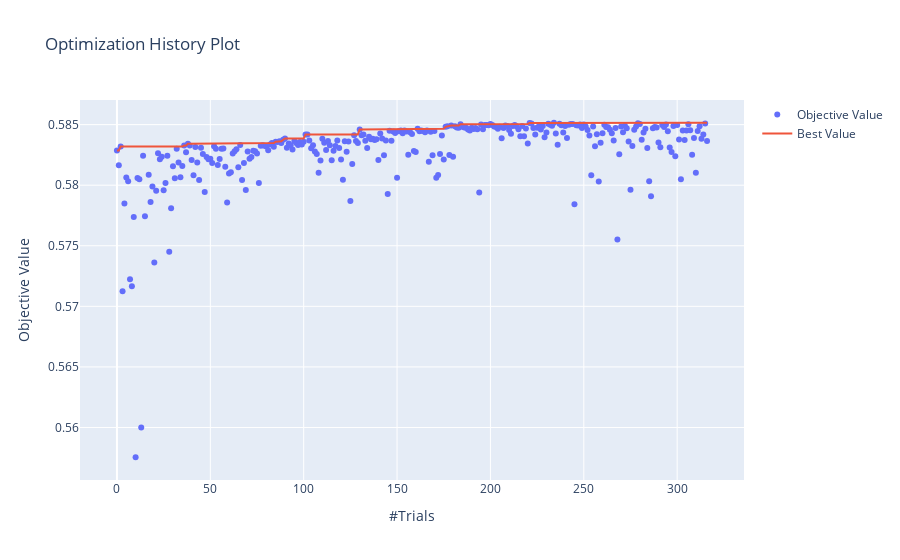

Notebook code cell kept with this figure:
### Code cell
plot_optimization_history(study_LGBM)

### Figure 1 — Plotly figure (JSON) as saved in the notebook; plotly's stock layout.template omitted (floating-point values rounded to 4 significant figures; data arrays with more than 128 entries replaced by an {"elided": "..."} marker saying what was removed)
{"data": [{"mode": "markers", "name": "Objective Value", "type": "scatter", "x": {"elided": "316 int values"}, "y": {"elided": "316 float values"}}, {"name": "Best Value", "type": "scatter", "x": {"elided": "316 int values"}, "y": {"elided": "316 float values"}}], "layout": {"title": {"text": "Optimization History Plot"}, "xaxis": {"title": {"text": "#Trials"}}, "yaxis": {"title": {"text": "Objective Value"}}}}
